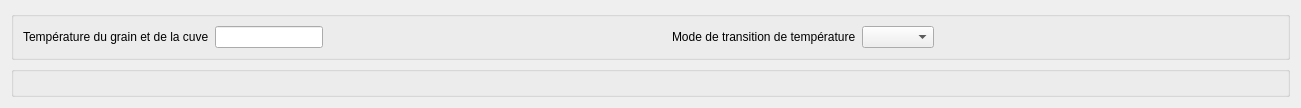
     <widget class="QWidget" name="tab_5">
      <attribute name="title">
       <string>Rests</string>
      </attribute>
      <layout class="QVBoxLayout" name="verticalLayout_7">
       <item>
        <widget class="QGroupBox" name="groupBox_r_controls">
         <property name="sizePolicy">
          <sizepolicy hsizetype="Preferred" vsizetype="Maximum">
           <horstretch>0</horstretch>
           <verstretch>0</verstretch>
          </sizepolicy>
         </property>
         <property name="title">
          <string/>
         </property>
         <layout class="QHBoxLayout" name="horizontalLayout_32">
          <item>
           <layout class="QHBoxLayout" name="horizontalLayout_30">
            <item>
             <widget class="QLabel" name="grainTemperatureLabel">
              <property name="text">
               <string>Température du grain et de la cuve</string>
              </property>
             </widget>
            </item>
            <item>
             <widget class="QLineEdit" name="grainTemperatureEdit"/>
            </item>
           </layout>
          </item>
          <item>
           <spacer name="horizontalSpacer_11">
            <property name="orientation">
             <enum>Qt::Horizontal</enum>
            </property>
            <property name="sizeHint" stdset="0">
             <size>
              <width>343</width>
              <height>20</height>
             </size>
            </property>
           </spacer>
          </item>
          <item>
           <layout class="QHBoxLayout" name="horizontalLayout_31">
            <item>
             <widget class="QLabel" name="transitionLabel">
              <property name="text">
               <string>Mode de transition de température</string>
              </property>
             </widget>
            </item>
            <item>
             <widget class="QComboBox" name="transitionCombo"/>
            </item>
           </layout>
          </item>
          <item>
           <spacer name="horizontalSpacer_12">
            <property name="orientation">
             <enum>Qt::Horizontal</enum>
            </property>
            <property name="sizeHint" stdset="0">
             <size>
              <width>344</width>
              <height>20</height>
             </size>
            </property>
           </spacer>
          </item>
         </layout>
        </widget>
       </item>
       <item>
        <widget class="QGroupBox" name="groupBox_r">
         <property name="sizePolicy">
          <sizepolicy hsizetype="Preferred" vsizetype="Preferred">
           <horstretch>0</horstretch>
           <verstretch>0</verstretch>
          </sizepolicy>
         </property>
         <property name="minimumSize">
          <size>
           <width>0</width>
           <height>0</height>
          </size>
         </property>
         <property name="styleSheet">
          <string notr="true"/>
         </property>
         <property name="title">
          <string/>
         </property>
        </widget>
       </item>
      </layout>
     </widget>
